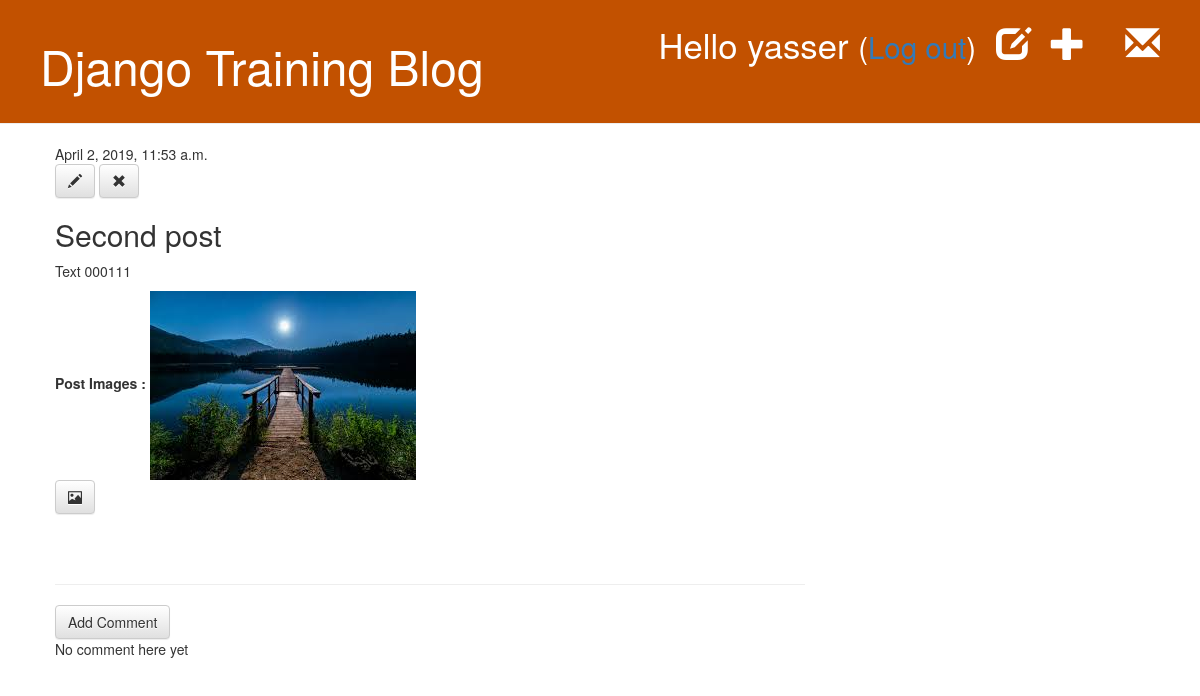
Page /post/2/ (signed in) on the committed database.
### blog/models.py (models this page shows, shortened)
class Post(models.Model):
	author = models.ForeignKey(settings.AUTH_USER_MODEL, on_delete=models.CASCADE)
	title = models.CharField(max_length=200)
	text = models.CharField(max_length=5000)
	created_date = models.DateTimeField(default=timezone.now)
	published_date = models.DateTimeField(blank=True, null=True)

class PostImage(models.Model):
	post = models.ForeignKey('blog.Post', on_delete=models.DO_NOTHING)
	image = models.ImageField(upload_to='blog/images/')
	featured = models.BooleanField(default=False)
	updated = models.DateTimeField(auto_now_add = False, auto_now=True)
	thumbnail = models.BooleanField(default=False)
	active = models.BooleanField(default=True)

### blog/views.py (the view)
# urls.py: path('post/<int:pk>/', views.PostDetailView.as_view(), name='post_detail'),
class PostDetailView(generic.DetailView):
	template_name = 'blog/showPost.html'
	model = Post
	context_object_name = 'post'

### blog/templates/blog/showPost.html
{% extends 'blog/base.html' %}
{% block content %}
    <div class="post">
        {% if post.published_date %}
            <div class="date">
                {{ post.published_date }}
            </div>
        {% else %}
            <a class="btn btn-default" href="{% url 'post_publish'  pk=post.pk %}">Publish</a>
        {% endif %}
        {%if user.is_authenticated%}
        <a class="btn btn-default" href="{% url 'post_edit' pk=post.pk %}">
            <span class="glyphicon glyphicon-pencil"></span>
        </a>
        <a href="{% url 'post_remove' pk=post.pk %}" class="btn btn-default">
            <span class="glyphicon glyphicon-remove"></span>
        </a>
        {% endif %}
        <h2>{{ post.title }}</h2>
        <p>{{ post.text | linebreaks }}</p>
        <div class="img-section">
            {% if post.postimage_set.all %}
                <strong>Post Images :</strong>
                {% for item in post.postimage_set.all %}
                <img src="{{item.image.url}}" class="post-img" alt="{{post.title}}">
                {% endfor %}
            {% endif %}
        </div>
        <a class="btn btn-default" href="{% url 'add_image_to_post' pk=post.pk %}">
            <span class="glyphicon glyphicon-picture"></span>
        </a>
    </div>
    <hr>
    <a class="btn btn-default" href="{% url 'add_comment_to_post' pk=post.pk %}">Add Comment</a>
    {% for comment in post.comments.all %}
        {% if user.is_authenticated or comment.approved_comment %}
            <div class="comment">
                <div class="date">{{comment.created_date}}</div>
                    <a class="btn btn-default" href="{% url 'remove_comment' pk=comment.pk%}">
                        <span class="glyphicon glyphicon-remove"></span>
                    </a>
                    {% if not comment.approved_comment %}
                    <a class="btn btn-default" href="{% url 'approve_comment' pk=comment.pk %}">
                            <span class="glyphicon glyphicon-ok"></span>
                    </a>
                    {% else %}
                    <a class="btn btn-default" href="{% url 'desapprove_comment' pk=comment.pk %}">
                            <span class="glyphicon glyphicon-ban-circle"></span>
                    </a>
                    {% endif %}
                <strong>{{comment.author}}</strong>
                <p>{{comment.text | linebreaks}}</p>
            </div>
        {%endif%}
        {% empty %}
            <p>No comment here yet</p>
    {% endfor %}
{% endblock %}

### blog/templates/blog/base.html (shortened to what this page needs)
{% load static %}
<!DOCTYPE html>
<html>
<head>
	<link rel="stylesheet" href="//maxcdn.bootstrapcdn.com/bootstrap/3.2.0/css/bootstrap.min.css">
	<link rel="stylesheet" href="//maxcdn.bootstrapcdn.com/bootstrap/3.2.0/css/bootstrap-theme.min.css">
	<link rel="stylesheet" href="{% static 'css/blog.css' %}">
</head>
<body>
	<div class="page-header">
		<a class="top-menu" href="{% url 'send_feedback_email' %}">
				<span class="glyphicon glyphicon-envelope"></span>
		</a>
		{% if user.is_authenticated %}
		<a href="{% url 'add_post' %}" class="top-menu">
			<span class="glyphicon glyphicon-plus"></span>
		</a>
		<a href="{% url 'post_draft_list' %}" class="top-menu">
			<span class="glyphicon glyphicon-edit"></span>
		</a>
		<p class="top-menu">Hello {{ user.username }} <small>(<a href="{% url 'logout' %}">Log out</a>)</small></p>
		{% else %}
		<a href="{% url 'login' %}" class="top-menu">
			<span class="glyphicon glyphicon-lock"></span>
		</a>
		{% endif %}
		<h1><a href="/">Django Training Blog</a></h1>
	</div>
	<div class="content container">
		<div class="row">
			<div class="col-md-8">
				{% block content%}{% endblock %}
			</div>
		</div>
	</div>
</body>
</html>

### blog/static/css/blog.css (style rules this page uses)
.page-header { background-color: #C25100; margin-top: 0; padding: 20px 20px 20px 40px; }
.page-header h1, .page-header h1 a, .page-header h1 a:visited, .page-header h1 a:active { color: #ffffff; font-size: 36pt; text-decoration: none; }
.content { margin-left: 40px; }
.top-menu, .top-menu:hover, .top-menu:visited { color: #ffffff; float: right; font-size: 26pt; margin-right: 20px; }
.post { margin-bottom: 70px; }

### rows in the picture
Post: published_date "April 2, 2019, 11:53 a.m.", title "Second post", text "Text 000111"
PostImage: image (picture)

### other values in the picture
{{ user.username }} "yasser"
